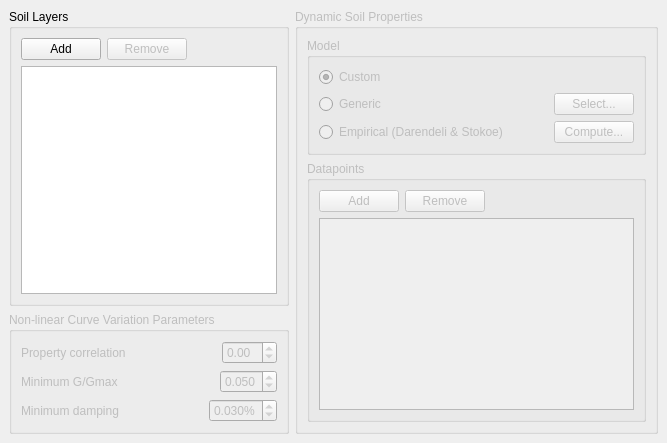
      <widget class="QWidget" name="tab_2" >
       <attribute name="title" >
        <string>Soil Layers</string>
       </attribute>
       <layout class="QHBoxLayout" >
        <property name="spacing" >
         <number>6</number>
        </property>
        <property name="leftMargin" >
         <number>9</number>
        </property>
        <property name="topMargin" >
         <number>9</number>
        </property>
        <property name="rightMargin" >
         <number>9</number>
        </property>
        <property name="bottomMargin" >
         <number>9</number>
        </property>
        <item>
         <layout class="QVBoxLayout" >
          <property name="spacing" >
           <number>6</number>
          </property>
          <property name="leftMargin" >
           <number>0</number>
          </property>
          <property name="topMargin" >
           <number>0</number>
          </property>
          <property name="rightMargin" >
           <number>0</number>
          </property>
          <property name="bottomMargin" >
           <number>0</number>
          </property>
          <item>
           <widget class="QGroupBox" name="soilLayersGroupBox" >
            <property name="title" >
             <string>Soil Layers</string>
            </property>
            <layout class="QVBoxLayout" >
             <property name="spacing" >
              <number>6</number>
             </property>
             <property name="leftMargin" >
              <number>9</number>
             </property>
             <property name="topMargin" >
              <number>9</number>
             </property>
             <property name="rightMargin" >
              <number>9</number>
             </property>
             <property name="bottomMargin" >
              <number>9</number>
             </property>
             <item>
              <layout class="QHBoxLayout" >
               <property name="spacing" >
                <number>6</number>
               </property>
               <property name="leftMargin" >
                <number>0</number>
               </property>
               <property name="topMargin" >
                <number>0</number>
               </property>
               <property name="rightMargin" >
                <number>0</number>
               </property>
               <property name="bottomMargin" >
                <number>0</number>
               </property>
               <item>
                <widget class="QPushButton" name="addSoilLayerButton" >
                 <property name="focusPolicy" >
                  <enum>Qt::NoFocus</enum>
                 </property>
                 <property name="text" >
                  <string>Add</string>
                 </property>
                 <property name="icon" >
                  <iconset resource="../resources/resources.qrc" >:/main/images/list-add.svg</iconset>
                 </property>
                </widget>
               </item>
               <item>
                <widget class="QPushButton" name="removeSoilLayerButton" >
                 <property name="enabled" >
                  <bool>false</bool>
                 </property>
                 <property name="focusPolicy" >
                  <enum>Qt::NoFocus</enum>
                 </property>
                 <property name="text" >
                  <string>Remove</string>
                 </property>
                 <property name="icon" >
                  <iconset resource="../resources/resources.qrc" >:/main/images/list-remove.svg</iconset>
                 </property>
                </widget>
               </item>
               <item>
                <spacer>
                 <property name="orientation" >
                  <enum>Qt::Horizontal</enum>
                 </property>
                 <property name="sizeHint" >
                  <size>
                   <width>40</width>
                   <height>20</height>
                  </size>
                 </property>
                </spacer>
               </item>
              </layout>
             </item>
             <item>
              <widget class="QTableView" name="soilProfileView" >
               <property name="selectionBehavior" >
                <enum>QAbstractItemView::SelectRows</enum>
               </property>
              </widget>
             </item>
            </layout>
           </widget>
          </item>
          <item>
           <widget class="QGroupBox" name="soilVariationGroupBox" >
            <property name="enabled" >
             <bool>false</bool>
            </property>
            <property name="title" >
             <string>Non-linear Curve Variation Parameters</string>
            </property>
            <layout class="QVBoxLayout" >
             <property name="spacing" >
              <number>6</number>
             </property>
             <property name="leftMargin" >
              <number>9</number>
             </property>
             <property name="topMargin" >
              <number>9</number>
             </property>
             <property name="rightMargin" >
              <number>9</number>
             </property>
             <property name="bottomMargin" >
              <number>9</number>
             </property>
             <item>
              <layout class="QHBoxLayout" >
               <property name="spacing" >
                <number>6</number>
               </property>
               <property name="leftMargin" >
                <number>0</number>
               </property>
               <property name="topMargin" >
                <number>0</number>
               </property>
               <property name="rightMargin" >
                <number>0</number>
               </property>
               <property name="bottomMargin" >
                <number>0</number>
               </property>
               <item>
                <widget class="QLabel" name="label_8" >
                 <property name="text" >
                  <string>Property correlation</string>
                 </property>
                 <property name="buddy" >
                  <cstring>doubleSpinBox</cstring>
                 </property>
                </widget>
               </item>
               <item>
                <spacer>
                 <property name="orientation" >
                  <enum>Qt::Horizontal</enum>
                 </property>
                 <property name="sizeType" >
                  <enum>QSizePolicy::MinimumExpanding</enum>
                 </property>
                 <property name="sizeHint" >
                  <size>
                   <width>40</width>
                   <height>20</height>
                  </size>
                 </property>
                </spacer>
               </item>
               <item>
                <widget class="QDoubleSpinBox" name="doubleSpinBox" >
                 <property name="minimum" >
                  <double>-1.000000000000000</double>
                 </property>
                 <property name="maximum" >
                  <double>1.000000000000000</double>
                 </property>
                 <property name="singleStep" >
                  <double>0.010000000000000</double>
                 </property>
                </widget>
               </item>
              </layout>
             </item>
             <item>
              <layout class="QHBoxLayout" >
               <property name="spacing" >
                <number>6</number>
               </property>
               <property name="leftMargin" >
                <number>0</number>
               </property>
               <property name="topMargin" >
                <number>0</number>
               </property>
               <property name="rightMargin" >
                <number>0</number>
               </property>
               <property name="bottomMargin" >
                <number>0</number>
               </property>
               <item>
                <widget class="QLabel" name="label_9" >
                 <property name="text" >
                  <string>Minimum G/Gmax</string>
                 </property>
                 <property name="buddy" >
                  <cstring>doubleSpinBox_2</cstring>
                 </property>
                </widget>
               </item>
               <item>
                <spacer>
                 <property name="orientation" >
                  <enum>Qt::Horizontal</enum>
                 </property>
                 <property name="sizeType" >
                  <enum>QSizePolicy::MinimumExpanding</enum>
                 </property>
                 <property name="sizeHint" >
                  <size>
                   <width>40</width>
                   <height>20</height>
                  </size>
                 </property>
                </spacer>
               </item>
               <item>
                <widget class="QDoubleSpinBox" name="doubleSpinBox_2" >
                 <property name="decimals" >
                  <number>3</number>
                 </property>
                 <property name="maximum" >
                  <double>0.500000000000000</double>
                 </property>
                 <property name="singleStep" >
                  <double>0.010000000000000</double>
                 </property>
                 <property name="value" >
                  <double>0.050000000000000</double>
                 </property>
                </widget>
               </item>
              </layout>
             </item>
             <item>
              <layout class="QHBoxLayout" >
               <property name="spacing" >
                <number>6</number>
               </property>
               <property name="leftMargin" >
                <number>0</number>
               </property>
               <property name="topMargin" >
                <number>0</number>
               </property>
               <property name="rightMargin" >
                <number>0</number>
               </property>
               <property name="bottomMargin" >
                <number>0</number>
               </property>
               <item>
                <widget class="QLabel" name="label_10" >
                 <property name="text" >
                  <string>Minimum damping</string>
                 </property>
                 <property name="buddy" >
                  <cstring>doubleSpinBox_3</cstring>
                 </property>
                </widget>
               </item>
               <item>
                <spacer>
                 <property name="orientation" >
                  <enum>Qt::Horizontal</enum>
                 </property>
                 <property name="sizeHint" >
                  <size>
                   <width>40</width>
                   <height>20</height>
                  </size>
                 </property>
                </spacer>
               </item>
               <item>
                <widget class="QDoubleSpinBox" name="doubleSpinBox_3" >
                 <property name="suffix" >
                  <string>%</string>
                 </property>
                 <property name="decimals" >
                  <number>3</number>
                 </property>
                 <property name="maximum" >
                  <double>1.000000000000000</double>
                 </property>
                 <property name="singleStep" >
                  <double>0.010000000000000</double>
                 </property>
                 <property name="value" >
                  <double>0.030000000000000</double>
                 </property>
                </widget>
               </item>
              </layout>
             </item>
            </layout>
           </widget>
          </item>
         </layout>
        </item>
        <item>
         <widget class="QGroupBox" name="dynPropsGroupBox" >
          <property name="enabled" >
           <bool>false</bool>
          </property>
          <property name="title" >
           <string>Dynamic Soil Properties</string>
          </property>
          <layout class="QVBoxLayout" >
           <property name="spacing" >
            <number>6</number>
           </property>
           <property name="leftMargin" >
            <number>9</number>
           </property>
           <property name="topMargin" >
            <number>9</number>
           </property>
           <property name="rightMargin" >
            <number>9</number>
           </property>
           <property name="bottomMargin" >
            <number>9</number>
           </property>
           <item>
            <widget class="QGroupBox" name="groupBox_4" >
             <property name="title" >
              <string>Model</string>
             </property>
             <layout class="QVBoxLayout" >
              <property name="spacing" >
               <number>6</number>
              </property>
              <property name="leftMargin" >
               <number>9</number>
              </property>
              <property name="topMargin" >
               <number>9</number>
              </property>
              <property name="rightMargin" >
               <number>9</number>
              </property>
              <property name="bottomMargin" >
               <number>9</number>
              </property>
              <item>
               <widget class="QRadioButton" name="dynPropCustomRadioButton" >
                <property name="text" >
                 <string>Custom</string>
                </property>
                <property name="checked" >
                 <bool>true</bool>
                </property>
               </widget>
              </item>
              <item>
               <layout class="QHBoxLayout" >
                <property name="spacing" >
                 <number>6</number>
                </property>
                <property name="leftMargin" >
                 <number>0</number>
                </property>
                <property name="topMargin" >
                 <number>0</number>
                </property>
                <property name="rightMargin" >
                 <number>0</number>
                </property>
                <property name="bottomMargin" >
                 <number>0</number>
                </property>
                <item>
                 <widget class="QRadioButton" name="dynPropGenericRadioButton" >
                  <property name="text" >
                   <string>Generic</string>
                  </property>
                 </widget>
                </item>
                <item>
                 <spacer>
                  <property name="orientation" >
                   <enum>Qt::Horizontal</enum>
                  </property>
                  <property name="sizeHint" >
                   <size>
                    <width>40</width>
                    <height>20</height>
                   </size>
                  </property>
                 </spacer>
                </item>
                <item>
                 <widget class="QPushButton" name="dynPropGenericButton" >
                  <property name="enabled" >
                   <bool>false</bool>
                  </property>
                  <property name="text" >
                   <string>Select...</string>
                  </property>
                 </widget>
                </item>
               </layout>
              </item>
              <item>
               <layout class="QHBoxLayout" >
                <property name="spacing" >
                 <number>6</number>
                </property>
                <property name="leftMargin" >
                 <number>0</number>
                </property>
                <property name="topMargin" >
                 <number>0</number>
                </property>
                <property name="rightMargin" >
                 <number>0</number>
                </property>
                <property name="bottomMargin" >
                 <number>0</number>
                </property>
                <item>
                 <widget class="QRadioButton" name="dynPropEmpiricalRadioButton" >
                  <property name="text" >
                   <string>Empirical (Darendeli &amp;&amp; Stokoe)</string>
                  </property>
                 </widget>
                </item>
                <item>
                 <spacer>
                  <property name="orientation" >
                   <enum>Qt::Horizontal</enum>
                  </property>
                  <property name="sizeHint" >
                   <size>
                    <width>40</width>
                    <height>20</height>
                   </size>
                  </property>
                 </spacer>
                </item>
                <item>
                 <widget class="QPushButton" name="dynPropEmpiricalButton" >
                  <property name="enabled" >
                   <bool>false</bool>
                  </property>
                  <property name="text" >
                   <string>Compute...</string>
                  </property>
                 </widget>
                </item>
               </layout>
              </item>
             </layout>
            </widget>
           </item>
           <item>
            <widget class="QGroupBox" name="groupBox_2" >
             <property name="title" >
              <string>Datapoints</string>
             </property>
             <layout class="QVBoxLayout" >
              <property name="spacing" >
               <number>6</number>
              </property>
              <property name="leftMargin" >
               <number>9</number>
              </property>
              <property name="topMargin" >
               <number>9</number>
              </property>
              <property name="rightMargin" >
               <number>9</number>
              </property>
              <property name="bottomMargin" >
               <number>9</number>
              </property>
              <item>
               <layout class="QHBoxLayout" >
                <property name="spacing" >
                 <number>6</number>
                </property>
                <property name="leftMargin" >
                 <number>0</number>
                </property>
                <property name="topMargin" >
                 <number>0</number>
                </property>
                <property name="rightMargin" >
                 <number>0</number>
                </property>
                <property name="bottomMargin" >
                 <number>0</number>
                </property>
                <item>
                 <widget class="QPushButton" name="addPointButton" >
                  <property name="focusPolicy" >
                   <enum>Qt::NoFocus</enum>
                  </property>
                  <property name="text" >
                   <string>Add</string>
                  </property>
                  <property name="icon" >
                   <iconset resource="../resources/resources.qrc" >:/main/images/list-add.svg</iconset>
                  </property>
                 </widget>
                </item>
                <item>
                 <widget class="QPushButton" name="removePointButton" >
                  <property name="enabled" >
                   <bool>false</bool>
                  </property>
                  <property name="focusPolicy" >
                   <enum>Qt::NoFocus</enum>
                  </property>
                  <property name="text" >
                   <string>Remove</string>
                  </property>
                  <property name="icon" >
                   <iconset resource="../resources/resources.qrc" >:/main/images/list-remove.svg</iconset>
                  </property>
                 </widget>
                </item>
                <item>
                 <spacer>
                  <property name="orientation" >
                   <enum>Qt::Horizontal</enum>
                  </property>
                  <property name="sizeHint" >
                   <size>
                    <width>40</width>
                    <height>20</height>
                   </size>
                  </property>
                 </spacer>
                </item>
               </layout>
              </item>
              <item>
               <widget class="QTableView" name="dynamicPropsView" >
                <property name="selectionBehavior" >
                 <enum>QAbstractItemView::SelectRows</enum>
                </property>
               </widget>
              </item>
             </layout>
            </widget>
           </item>
          </layout>
         </widget>
        </item>
       </layout>
      </widget>
